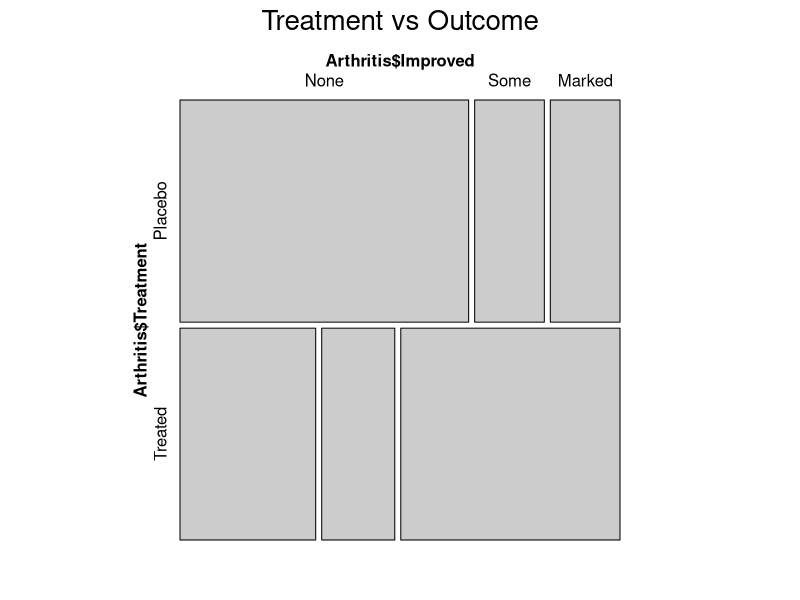
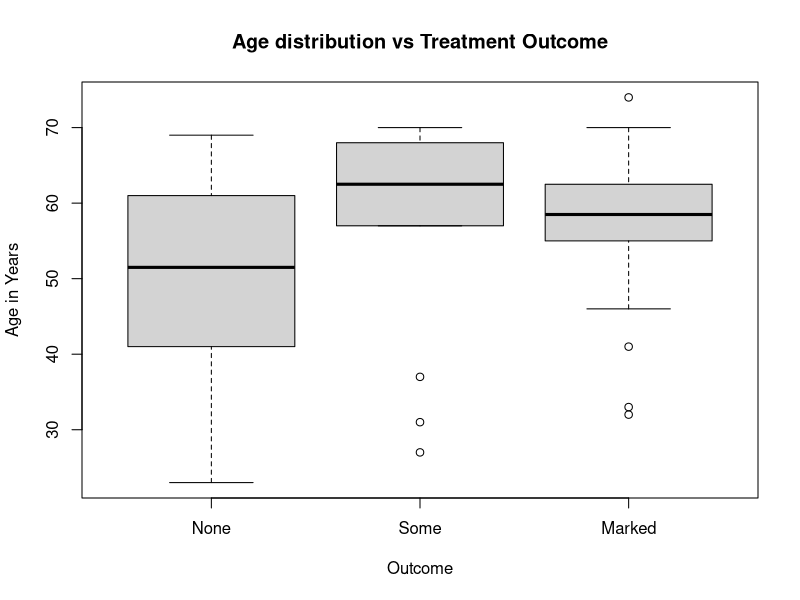

The R source for these figures, in order:
## ---- chunk 1
knitr::opts_chunk$set(echo = TRUE)
## ---- chunk 2
library(vcdExtra)
## ---- chunk 3
help(Arthritis)
## ---- chunk 4
summary(Arthritis)
## ---- chunk 5
table(Arthritis$Improved, Arthritis$Treatment)
## ---- chunk 6
chisq.test(table(Arthritis$Improved, Arthritis$Treatment))
## ---- chunk 7
assocstats(table(Arthritis$Improved, Arthritis$Treatment))
## ---- chunk 8
chisq.test(table(Arthritis$Improved, Arthritis$Sex))
## ---- chunk 9
table(Arthritis$Improved, Arthritis$Sex)
## ---- chunk 10
fisher.test(Arthritis$Improved, Arthritis$Sex)
## ---- chunk 11
mosaic(~Arthritis$Treatment+Arthritis$Improved, data=Arthritis,main ="Treatment vs Outcome")
## ---- chunk 12
boxplot(Arthritis$Age~Arthritis$Improved, main="Age distribution vs Treatment Outcome", xlab="Outcome", ylab="Age in Years")
